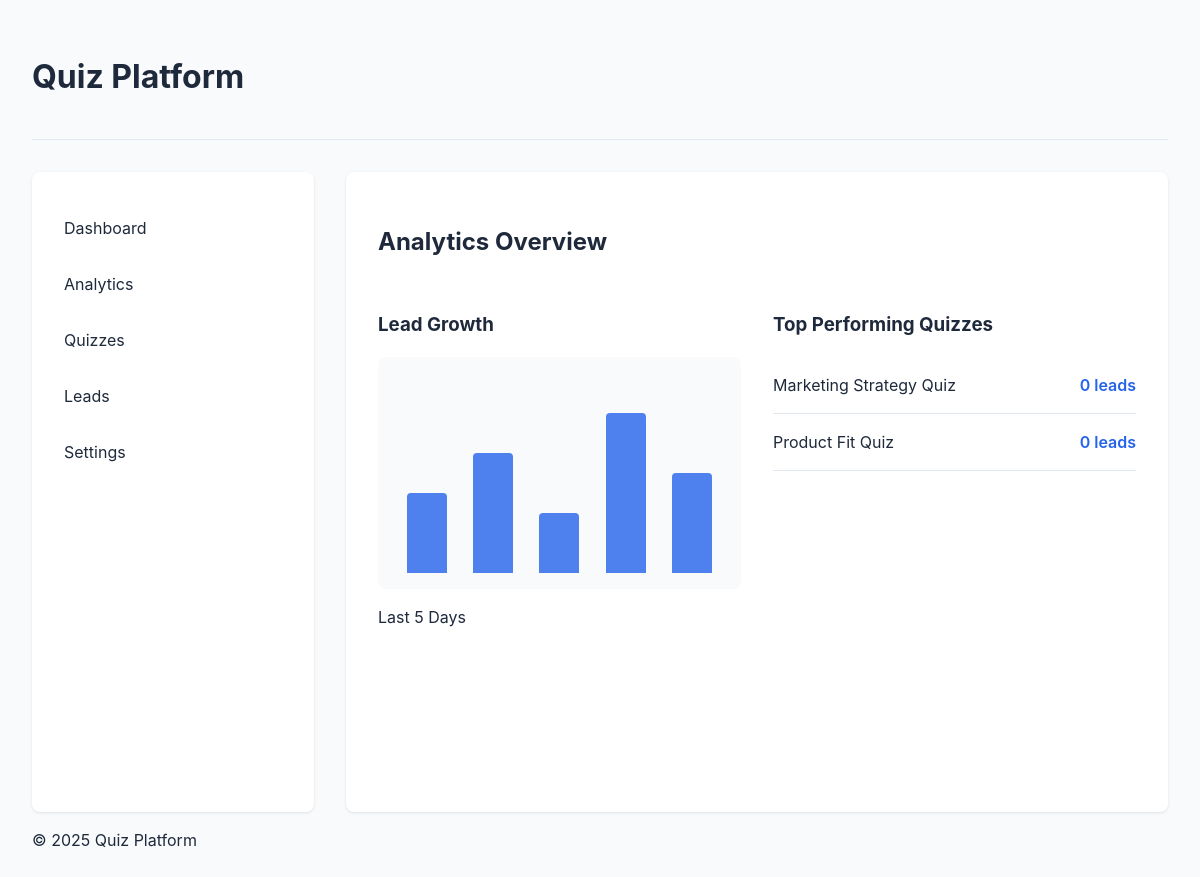
The app's page /admin/analytics with its own data.
### app/db_models.py (models this page shows)
class Quiz(Base):
    __tablename__ = "quizzes"
    id = Column(Integer, primary_key=True, index=True)
    slug = Column(String, unique=True, index=True)
    name = Column(String)
    description = Column(String, nullable=True)
    is_active = Column(Boolean, default=True)
    created_at = Column(DateTime, default=datetime.utcnow)
    questions = relationship("QuizQuestion", back_populates="quiz")
    leads = relationship("Lead", back_populates="quiz")

### main.py (the view)
@app.get("/admin/analytics", response_class=HTMLResponse)
async def analytics_dashboard(request: Request, db: Session = Depends(get_db)):
    quizzes = db.query(db_models.Quiz).all()
    quiz_stats = []
    for quiz in quizzes:
        lead_count = db.query(db_models.Lead).filter(db_models.Lead.quiz_id == quiz.id).count()
        quiz_stats.append({"name": quiz.name, "lead_count": lead_count})
    quiz_stats.sort(key=lambda x: x["lead_count"], reverse=True)
    return templates.TemplateResponse("admin/analytics.html", {
        "request": request,
        "top_quizzes": quiz_stats[:5],
        "title": "Analytics"
    })

### templates/admin/analytics.html (shortened to what this page needs)
{% extends "admin_layout.html" %}
{% block admin_content %}
<div class="analytics-container">
    <h2>Analytics Overview</h2>
    <div class="analytics-grid">
        <div class="card">
            <h3>Lead Growth</h3>
            <div class="chart-placeholder">
                <div class="bar" style="height: 40%"></div>
                <div class="bar" style="height: 60%"></div>
                <div class="bar" style="height: 30%"></div>
                <div class="bar" style="height: 80%"></div>
                <div class="bar" style="height: 50%"></div>
            </div>
            <p class="chart-label">Last 5 Days</p>
        </div>
        <div class="card">
            <h3>Top Performing Quizzes</h3>
            <ul class="top-list">
                {% for quiz in top_quizzes %}
                <li>
                    <span class="quiz-name">{{ quiz.name }}</span>
                    <span class="lead-count">{{ quiz.lead_count }} leads</span>
                </li>
                {% endfor %}
            </ul>
        </div>
    </div>
</div>
{% endblock %}

### static/style.css (style rules this page uses)
:root { --primary-color: #2563eb; --primary-hover: #1d4ed8; --background-color: #f8fafc; --text-color: #1e293b; --border-color: #e2e8f0; --card-bg: #ffffff; --font-family: 'Inter', system-ui, -apple-system, sans-serif; }
body { font-family: var(--font-family); background-color: var(--background-color); color: var(--text-color); margin: 0; padding: 0; line-height: 1.5; }
h1, h2, h3 { font-weight: 700; color: var(--text-color); }

### templates/admin/analytics.html (style rules this page uses)
.analytics-grid { display: grid; grid-template-columns: repeat(auto-fit, minmax(300px, 1fr)); gap: 2rem; margin-top: 2rem; }
.chart-placeholder { height: 200px; display: flex; align-items: flex-end; justify-content: space-around; background: #f8fafc; padding: 1rem; border-radius: 0.5rem; }
.bar { width: 40px; background-color: var(--primary-color); border-radius: 4px 4px 0 0; opacity: 0.8; }
.top-list { list-style: none; padding: 0; }
.top-list li { display: flex; justify-content: space-between; padding: 1rem 0; border-bottom: 1px solid var(--border-color); }
.lead-count { font-weight: 600; color: var(--primary-color); }

### records on screen
Quiz: name "Marketing Strategy Quiz", lead_count "0"
Quiz: name "Product Fit Quiz", lead_count "0"
